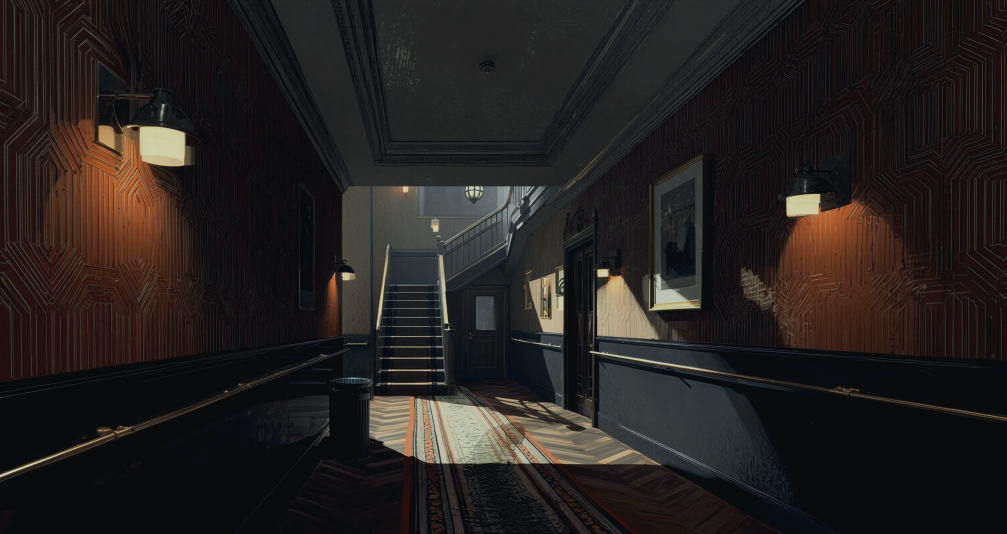
#> input picture DialogGame/images/bg_cafe.jpg, 3019 x 1600 px (shown at 1/3 size)
$ python -i package_sprites.py   (imports and definitions only)
#> lines starting #> are read from the running program, lines starting #| are printed output that depends on the picture
#!/usr/bin/env python3
from __future__ import annotations

import argparse
import hashlib
import json
from collections import deque
from pathlib import Path
from typing import Callable, Iterable

from PIL import Image, ImageChops, ImageDraw, ImageFilter


# [52 lines left out: functions parse_size, parse_pair, parse_rect, parse_named_state, flat_pixels, sha256, not called in this run]


def alpha_corners(image: Image.Image) -> list[int]:
    alpha = image.getchannel("A")
    width, height = image.size
    return [
        alpha.getpixel((0, 0)),
        alpha.getpixel((width - 1, 0)),
        alpha.getpixel((0, height - 1)),
        alpha.getpixel((width - 1, height - 1)),
    ]


# [381 lines left out: functions key_functions, edge_connected_background, despill, extract_keyed_subject, shift_to_anchor, make_shadow and 5 more, not called in this run]


def main() -> None:
    args = build_parser().parse_args()
    args.handler(args)


# [2 lines not run here, left out]

>>> import cv2
>>> picture = cv2.imread('../../../../DialogGame/images/bg_cafe.jpg', cv2.IMREAD_GRAYSCALE)
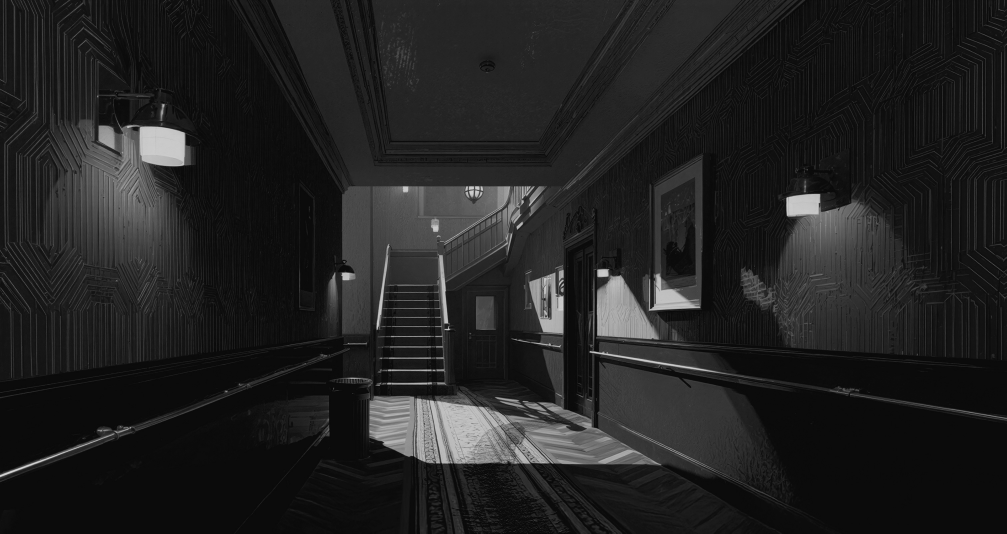
#> picture: shape (1600, 3019) (shown at 1/3 size); min 0, max 223, mean 33.7
#> (the run stopped early here; a loop or call above may not have finished)
